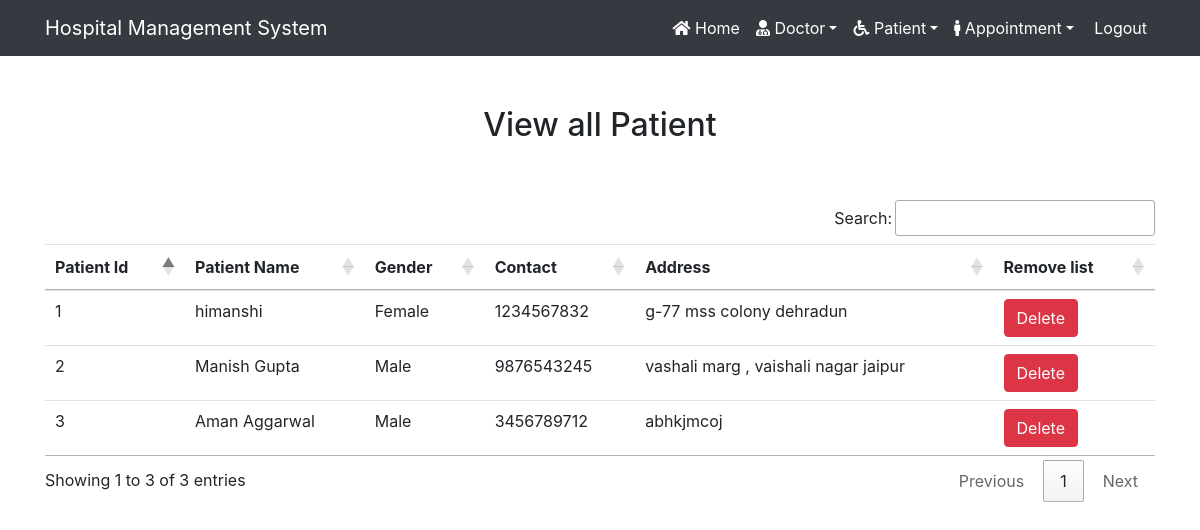
Page /view_patient/ (signed in) on the committed database.
### hospital/models.py (models this page shows, shortened)
class Patient(models.Model):
	name = models.CharField(max_length=50)
	gender = models.CharField(max_length=10)
	mobile = models.IntegerField(null=True)     #not compulsary
	address = models.CharField(max_length=150)

### hospital/views.py (the view)
# urls.py: path('view_patient/', View_Patient , name = 'view_patient'),
def View_Patient(request):
    if not request.user.is_staff:
        return redirect('login')
    pat = Patient.objects.all()
    result = {'pat': pat}
    return render(request ,'view_patient.html', result)

### hospital/templates/view_patient.html
{% extends 'navigationbar.html' %}
{% load static %}
{% block body %}
<div class="container" style="margin-top:50px">
	<h2 class="text-center">View all Patient </h2>
	<br><br>
	<table class="table table-hover" Id="example">
		<thead>
			<tr>
				<th>Patient Id
				</th>
				<th>Patient Name
				</th>
				<th>Gender
				</th>
				<th>Contact
				</th>
				<th>Address
				</th>
				<th>Remove list
				</th>
			</tr>
		</thead>
		<tbody>
			{% for i in pat  %}
			<tr>
				<td>{{i.id}}</td>
				<td>{{i.name}}</td>
				<td>{{i.gender}}</td>
				<td>{{i.mobile}}</td>
				<td>{{i.address}}</td>
				<td><a href="{% url 'delete_patient' i.id %}" onclick = "return confirm('Are u Sure')"
						class="btn btn-danger">Delete</a></td>
			</tr>
			{% endfor %}
		</tbody>
	</table>
</div>
{% endblock body %}

### rows in the picture
Patient: id "1", name "himanshi", gender "Female", mobile "1234567832", address "g-77 mss colony dehradun"
Patient: id "2", name "Manish Gupta", gender "Male", mobile "9876543245", address "vashali marg , vaishali nagar jaipur"
Patient: id "3", name "Aman Aggarwal", gender "Male", mobile "3456789712", address "abhkjmcoj"
